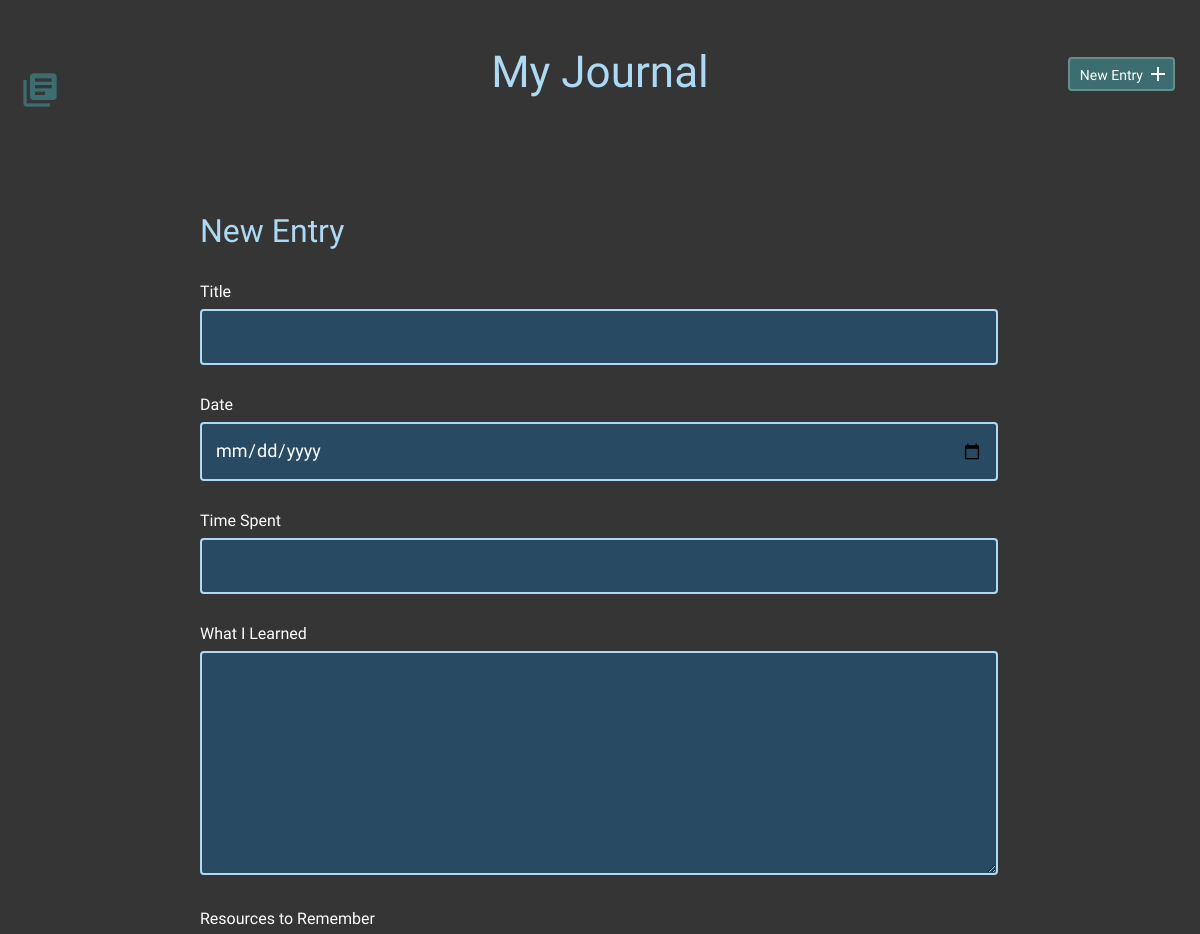
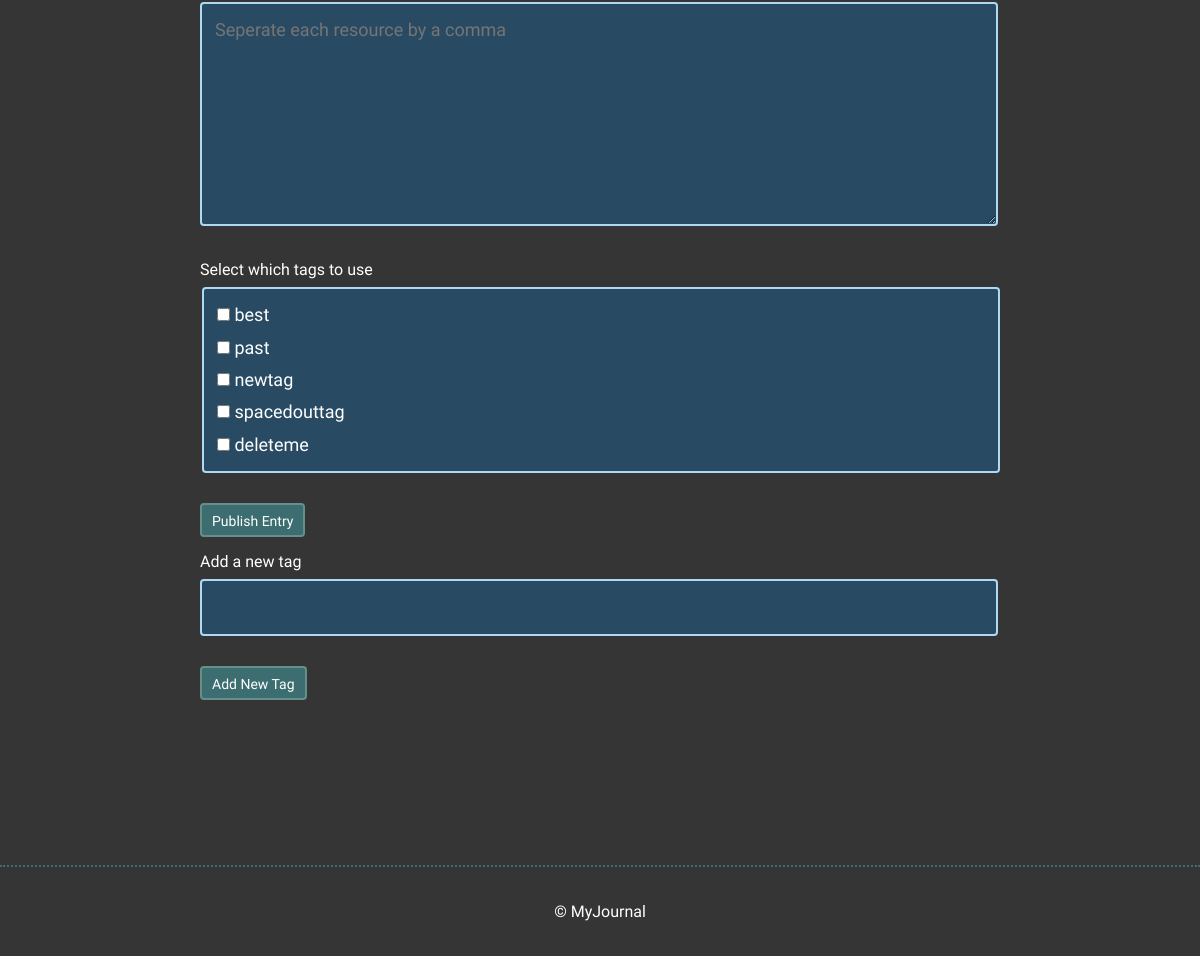
Page /new.php on the committed database (2 pictures, top to bottom).
### tables this page shows
CREATE TABLE "tags" (
	"id"	INTEGER PRIMARY KEY AUTOINCREMENT,
	"tags"	TEXT NOT NULL
);

### inc/functions.php (called while the page is built, shortened)
<?php
function get_tags() {
    include ("connection.php");
    try {
        $sql = "SELECT * FROM TAGS";
        $stmt = $db->prepare($sql);
        $stmt->execute();
        $results = $stmt->fetchAll(PDO::FETCH_ASSOC);
        return $results;
    } catch (Exception $e) {
        echo "Unable to query DB" . $e->getMessage();
    }
}
?>

### new.php (the view, shortened to what this page needs)
<?php include ("inc/header.php"); ?>
<?php
$tags = get_tags();
?>
        <section>
            <div class="container">
                <div class="new-entry">
                    <h2>New Entry</h2>
                    <form method="post" action="new.php">
                        <label for="title" > Title</label>
                        <input id="title" type="text" name="title" required><br>
                        <label for="date">Date</label>
                        <input id="date" type="date" min="1995-01-01" max="<?php echo date("Y-m-d"); ?>" name="date" required><br>
                        <label for="time-spent"> Time Spent</label>
                        <input id="time-spent" type="text" name="time_spent" required><br>
                        <label for="what-i-learned">What I Learned</label>
                        <textarea id="what-i-learned" rows="5" name="learned" required></textarea>
                        <label for="resources-to-remember">Resources to Remember</label>
                        <textarea id="resources-to-remember" rows="5" name="resources" placeholder="Seperate each resource by a comma"></textarea>
                        <label for="tags">Select which tags to use</label>
                        <fieldset class="checkbox" >
                        <?php foreach($tags as $tag){
                            echo "<input type=\"checkbox\" name=\"tagId[]\" value=" . $tag['id'] . "> " . $tag['tags'] . "<br>";
                        }
                        ?>
                         </fieldset>
                        <input type="submit" value="Publish Entry" class="button">
                    </form>
                    <form method="post" action="inc/newtag.php">
                    <label for="newTag">Add a new tag</label>
                        <input type="text" id="newTag" name="newTag">
                        <input type="submit" value="Add New Tag" class="button">
                    </form>
                </div>
            </div>
        </section>
<?php include ("inc/footer.php"); ?>

### css/site.css (style rules this page uses)
body { font-size: 16px; background-color: #353535; color: #FFFFFF; font-family: 'Cousine', serif; font-weight: 400; }
.container { margin: 0 auto; padding: 0 25px; }
.button { padding: 8px 10px 6px 10px; background: #3C6E71; border: 2px solid #678f89; border-radius: 4px; text-decoration: none; color: #FFF; position: relative; text-align: center; font-size: 14px; margin-bottom: 15px; }
h1, h2, h3 { margin: 0; font-weight: 400; line-height: 1em; color: #ADD9F4; }
h2 { font-size: 32px; }
.entry-list, .edit-entry, .new-entry { max-width: 800px; margin: 0 auto; padding: 70px 0 150px 0; }
.edit-entry h2, .new-entry h2 { margin-bottom: 35px; }
.checkbox { background-color: #284B63; border: 2px solid #ADD9F4; font-size: 18px; line-height: 1.8em; padding:10px 13px; margin-bottom: 30px; border-radius: 4px; width: calc(100% - 32px); }
form label { display: block; margin-bottom: 8px; }
form input[type=text], form input[type=password], form input[type=date], form textarea { background-color: #284B63; border: 2px solid #ADD9F4; font-size: 18px; line-height: 1.8em; padding:10px 13px; margin-bottom: 30px; border-radius: 4px; width: calc(100% - 32px); }
.edit-entry form textarea, .new-entry form textarea { min-height: 200px; }
input[type=submit] { margin-right: 5px; }

### rows in the picture
tags: tags "best"
tags: tags "past"
tags: tags "newtag"
tags: tags "spacedouttag"
tags: tags "deleteme"
